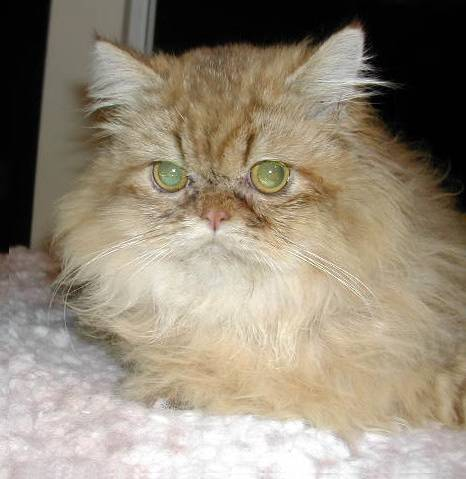
#> input picture LAB05/PetImages/Cat/1044.jpg, 466 x 479 px
$ python -i preprocessing.py   (imports and definitions only)
#> lines starting #> are read from the running program, lines starting #| are printed output that depends on the picture


import numpy as np
from PIL import Image
from skimage.feature import hog
from skimage import color

IMG_SIZE = (64, 64)
HOG_PARAMS = dict(
    orientations=9,
    pixels_per_cell=(8, 8),
    cells_per_block=(2, 2),
    block_norm="L2-Hys",
)


def load_and_resize(path, size=IMG_SIZE):
    """เปิดรูปภาพ, แปลงเป็น RGB, และ resize ให้ได้ขนาดคงที่"""
#> called with path = '../PetImages/Cat/1044.jpg', size = (64, 64)
    img = Image.open(path).convert("RGB").resize(size)
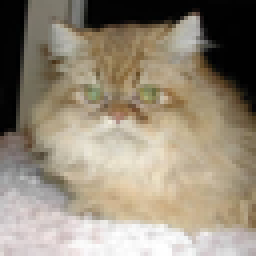
#> img: PIL image 64x64 RGB (shown 4 times larger); mean R, G, B 149, 138.4, 121.4
    return np.array(img)


def extract_hog_features(img_array):
    """
    สกัด HOG feature จากภาพ (numpy array, RGB)
    คืนค่าเป็น 1D feature vector
    """
    gray = color.rgb2gray(img_array)
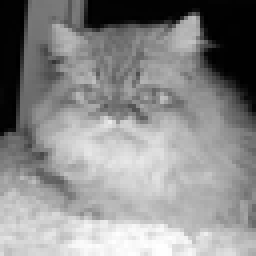
#> gray: shape (64, 64) float64 (shown 4 times larger); min 0, max 1, mean 0.547
    features = hog(gray, **HOG_PARAMS)
#> features = 1764 values, max 0.463 at index 0, min 0 at index 1, mean 0.139
    return features


def image_to_features(path):
    """รวมขั้นตอน resize + สกัด feature จาก path ของรูปภาพเดียว"""
    img_array = load_and_resize(path)
    return extract_hog_features(img_array)


def build_feature_matrix(image_paths, verbose=True):
    """
    วนลูปสกัด feature จากรูปภาพทั้งหมด
    คืนค่าเป็น numpy array รูปร่าง (n_samples, n_features)
    """
    feature_list = []
    n = len(image_paths)
    for i, path in enumerate(image_paths):
        feature_list.append(image_to_features(path))
        if verbose and (i + 1) % 1000 == 0:
            print(f"  สกัด feature แล้ว {i + 1}/{n} รูป")
    return np.array(feature_list, dtype=np.float32)


# [9 lines not run here, left out]

>>> result = image_to_features('../PetImages/Cat/1044.jpg')
#> result has the same summary as features in extract_hog_features

$ run again, on LAB05/PetImages/Cat/1270.jpg
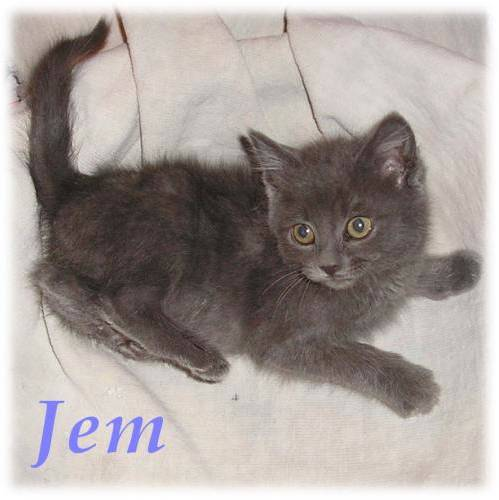
#> input picture LAB05/PetImages/Cat/1270.jpg, 499 x 500 px
#> in load_and_resize, `img = Image.open(path).convert("RGB").resize(size)`:
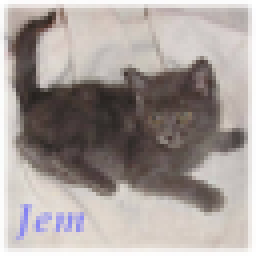
#> img: PIL image 64x64 RGB (shown 4 times larger); mean R, G, B 165.8, 157.4, 153.8
#> features = 1764 values, max 0.401 at index 148, min 0 at index 6, mean 0.127
#> result has the same summary as features in extract_hog_features

$ run again, on LAB05/PetImages/Cat/1292.jpg
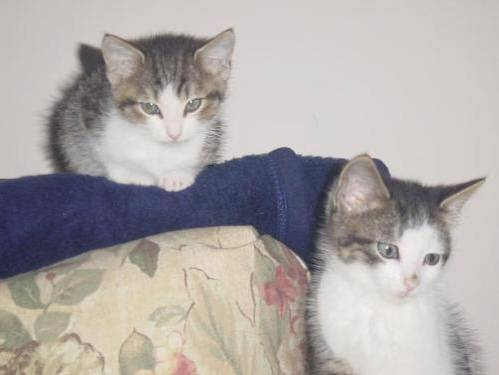
#> input picture LAB05/PetImages/Cat/1292.jpg, 499 x 375 px
#> in load_and_resize, `img = Image.open(path).convert("RGB").resize(size)`:
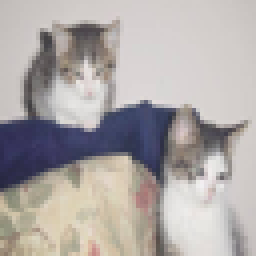
#> img: PIL image 64x64 RGB (shown 4 times larger); mean R, G, B 174, 168.5, 167
#> in extract_hog_features, `gray = color.rgb2gray(img_array)`:
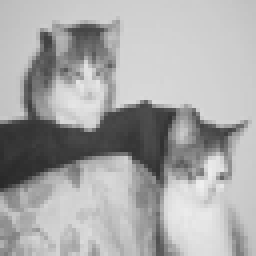
#> gray: shape (64, 64) float64 (shown 4 times larger); min 0.162, max 0.939, mean 0.665
#> features = 1764 values, max 0.434 at index 1029, min 0 at index 5, mean 0.126
#> result has the same summary as features in extract_hog_features

$ run again, on LAB05/PetImages/Cat/1300.jpg
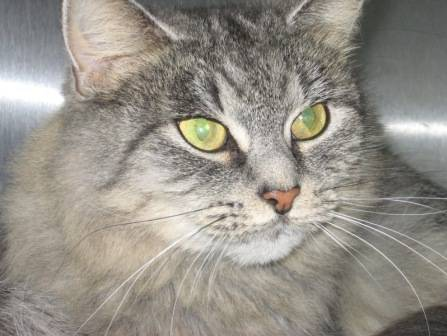
#> input picture LAB05/PetImages/Cat/1300.jpg, 447 x 336 px
#> in load_and_resize, `img = Image.open(path).convert("RGB").resize(size)`:
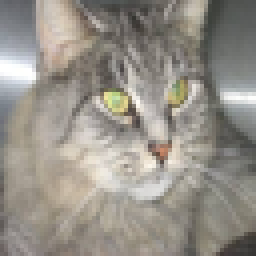
#> img: PIL image 64x64 RGB (shown 4 times larger); mean R, G, B 149.8, 145, 136.6
#> in extract_hog_features, `gray = color.rgb2gray(img_array)`:
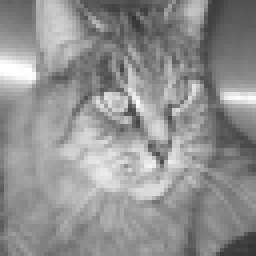
#> gray: shape (64, 64) float64 (shown 4 times larger); min 0.2, max 1, mean 0.57
#> features = 1764 values, max 0.406 at index 216, min 0 at index 7, mean 0.143
#> result has the same summary as features in extract_hog_features
